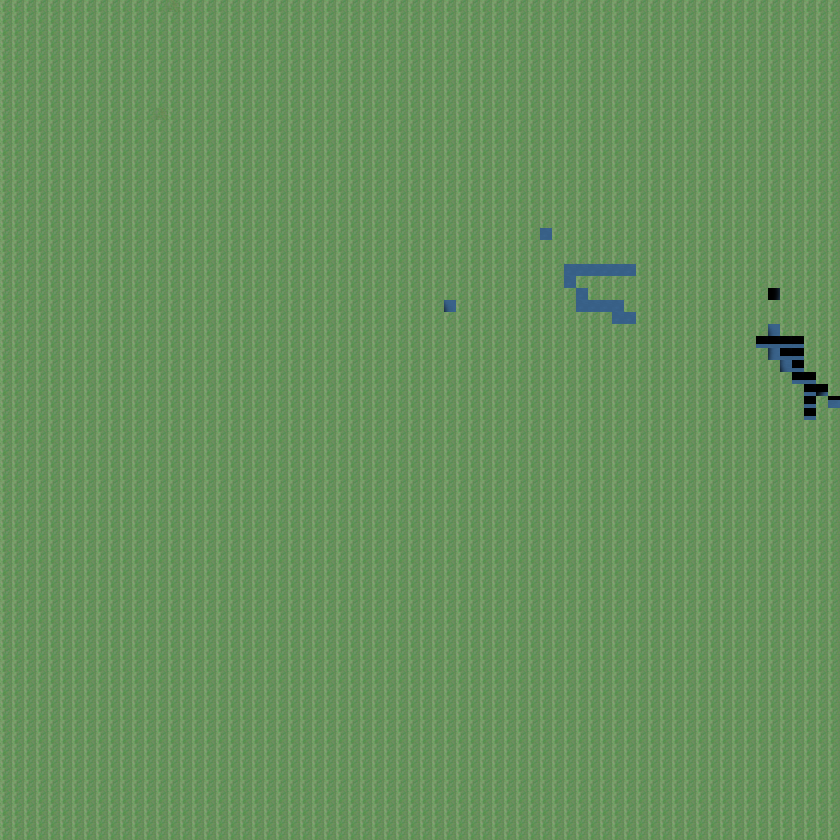

This is a level from a 2D game, rendered from its Tiled map with the project's own tilesets. A one-line summary and the map file follow, with tile-layer data summarised:
An orthogonal 70x70 tile map with 12x12 px tiles, 2 tile layers (background, forground), 2 tilesets.

<map version="1.0" orientation="orthogonal" renderorder="right-down" width="70" height="70" tilewidth="12" tileheight="12" nextobjectid="1">
 <tileset firstgid="1" name="DaLandv2" tilewidth="12" tileheight="12">
  <image source="../tileset/DaLandv2.png" width="640" height="2432" />
 </tileset>
 <tileset firstgid="10707" name="daLandWaterDeep" tilewidth="12" tileheight="12">
  <image source="../tileset/daLandWaterDeep.png" width="640" height="2432" />
 </tileset>
 <layer name="background" width="70" height="70">
  <data>[4900 cells, 4900 non-empty, 10 distinct tile ids]</data>
 </layer>
 <layer name="forground" width="70" height="70">
  <data>[4900 cells, 0 non-empty, 0 distinct tile ids]</data>
 </layer>
</map>
